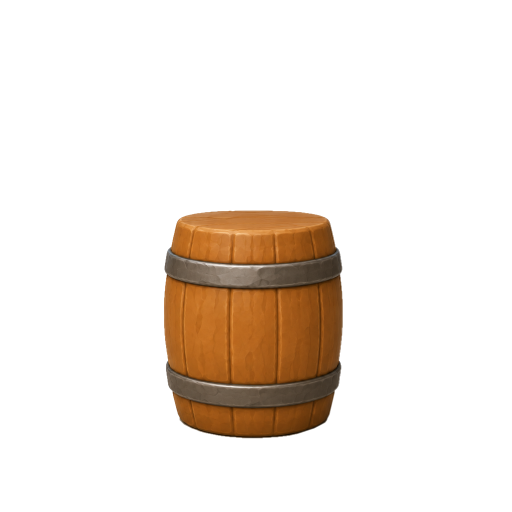
#> input picture assets/art/MAIN/Outbox/barrel-dag.png, 1024 x 1024 px (shown at 1/2 size)
$ python -i import_outbox_meervaks.py   (imports and definitions only)
#> lines starting #> are read from the running program, lines starting #| are printed output that depends on the picture; after the words box and inside, x2 and y2 are one past the last pixel; in counts of white or black regions, pixels touching at a corner belong together
# -*- coding: utf-8 -*-
"""Zet de meervaksobjecten uit een Outbox-map in de assetbank.

Dezelfde lichting als de 1x1-objecten, maar dan over twee vakken. Per object
komen er drie bestanden uit Photoshop, alle even groot en in de verhouding van
het vak zelf (een 1x2 dus 1024 bij 2048):

  <slug>-dag-1x2.png          het object bij dag, vrijstaand (met alpha)
  <slug>-nacht-1x2.png        hetzelfde object bij nacht, zelfde plek en maat
  <slug>-dag-1x2 shadow.png   het object mét zijn schaduw, plat op papier

De slug draagt zijn maat al ("bed-1x2"); de maat achter de rol is een
herhaling uit de rendermap en wordt hier weggelaten. Namen worden zonder op
hoofdletters te letten gezocht, net als bij de 1x1-lichting.

Het uitrekenen van de schaduw gebeurt met schaduwlaag() uit
import_outbox_objects.py -- dezelfde som, want het is dezelfde Photoshop-stapel.
Die som gaat er wel van uit dat het platte beeld pixel voor pixel dezelfde
render is als het vrijstaande object. Komt er een keer een plaat langs die
verschoven of half doorzichtig is aangeleverd, dan levert de som een spookbeeld
op in plaats van een schaduw. Daarom eerst twee eisen: het platte beeld moet
overal dekkend zijn, en waar het object staat moet het plat ook donkerder zijn
dan het papier. Haalt een bestand dat niet, dan gaat alleen de schaduw niet mee
-- dag en nacht komen gewoon in de bank.
"""
import os, re, sys
import numpy as np
from PIL import Image

from import_outbox_objects import schaduwlaag, schrijf

WORTEL = os.path.dirname(os.path.dirname(os.path.dirname(os.path.abspath(__file__))))
OBJ = os.path.join(WORTEL, "assets", "art", "objects")
DEEL = 2          # de bank krijgt de helft van de bronmaat, net als bij 1x1
DEKKING = 0.95    # zoveel van het object moet in het platte beeld terug te zien zijn

MAAT = re.compile(r"^(.*?)-(dag|nacht)(?:-\d+x\d+)?(\s+shadow)?$", re.IGNORECASE)


# [12 lines left out: function lichting, not called in this run]


def klein(im):
    return im.resize((im.width // DEEL, im.height // DEEL), Image.LANCZOS)


def platBeeld(pad):
    """Het platte beeld als RGB, met de doorzichtige randen op papierkleur.

    Sommige platen komen met alfa binnen: het beeld staat er wel helemaal op,
    maar boven en onder is een strook doorzichtig gelaten. Die strook op wit
    zetten zou niet kloppen -- het papier is roomkleurig, en dan leest de hele
    strook straks als een flauwe schaduw. De papierkleur wordt daarom aan de
    rand van het dekkende deel gemeten en de doorzichtige rest krijgt diezelfde
    kleur; daarmee is het weer één egaal vel.
    """
#> called with pad = '../art/MAIN/Outbox/barrel-dag.png'
    im = Image.open(pad)
#> im is the input picture: PIL image 1024x1024 RGBA; mean R, G, B, A 21.1, 13.2, 6, 36.1
    if im.mode != "RGBA":
        return im.convert("RGB")
    a = np.asarray(im)
    vol = a[:, :, 3] > 250
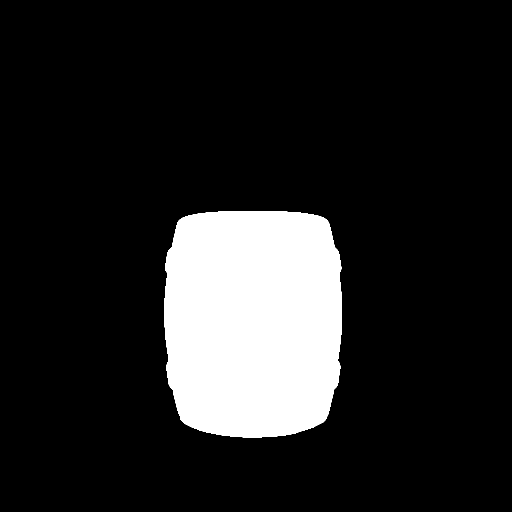
#> vol: shape (1024, 1024) bool (shown at 1/2 size); 14% white; 1 white region, box (x1, y1, x2, y2) and area: (329, 422, 684, 875) 146619
    if not vol.any():
        return im.convert("RGB")
    ys, xs = np.nonzero(vol)
    y0, y1, x0, x1 = int(ys.min()), int(ys.max()), int(xs.min()), int(xs.max())
#> y0 = 422; y1 = 874; x0 = 329; x1 = 683
    ring = np.concatenate([a[y0:y0+6, x0:x1+1, :3].reshape(-1, 3),
                           a[max(y0, y1-5):y1+1, x0:x1+1, :3].reshape(-1, 3),
                           a[y0:y1+1, x0:x0+6, :3].reshape(-1, 3),
                           a[y0:y1+1, max(x0, x1-5):x1+1, :3].reshape(-1, 3)])
    papier = tuple(int(v) for v in np.median(ring, axis=0))
#> papier = (0, 0, 0)
    vel = Image.new("RGB", im.size, papier)
#> vel: PIL image 1024x1024 RGB; every value is 0
    vel.paste(im.convert("RGB"), (0, 0), im.split()[3])
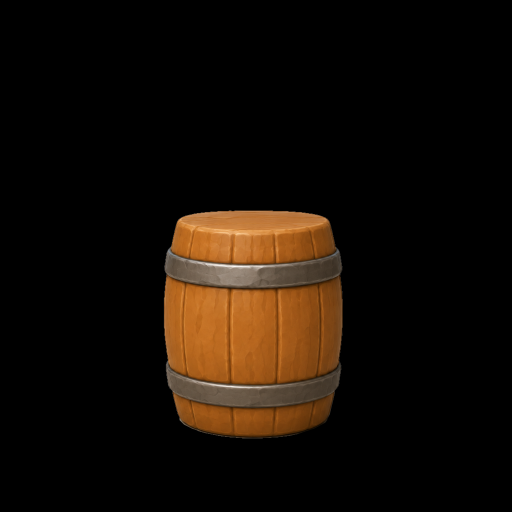
#> vel: PIL image 1024x1024 RGB (shown at 1/2 size); mean R, G, B 20.9, 12.9, 5.8
    return vel


# [71 lines left out: functions schaduwDeugt, main, not called in this run]


# [2 lines not run here, left out]

>>> result = platBeeld('../art/MAIN/Outbox/barrel-dag.png')
